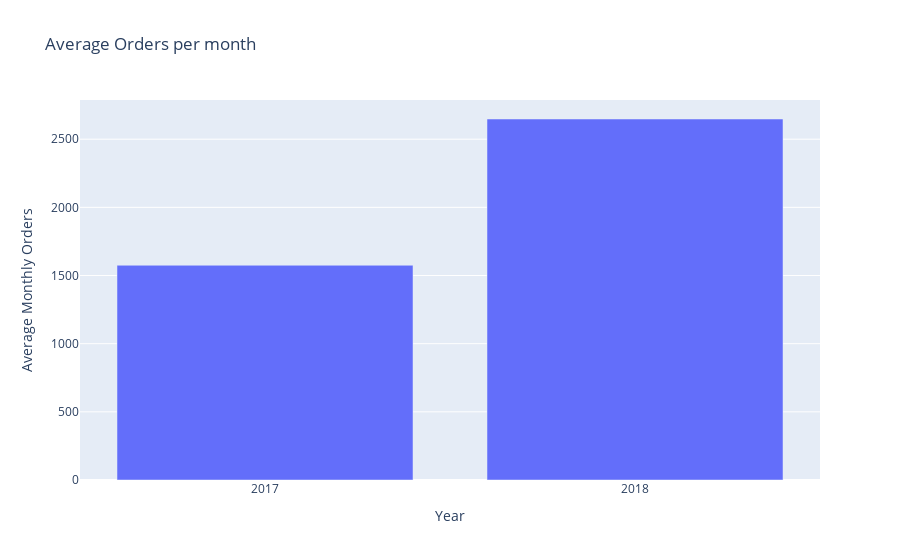

Notebook code cell kept with this figure:
### Code cell
# Group by both 'order_year' and 'order_month' and count the number of orders in each month
monthly_orders = cluster_0_df.groupby(['order_purchase_year', 'order_purchase_month']).size().reset_index(name='num_orders')

# Group by 'order_year' and calculate the average number of orders per month to two decimal places
average_monthly_orders = monthly_orders.groupby('order_purchase_year')['num_orders'].mean().reset_index(name='average_monthly_orders').round(2)

barplot(average_monthly_orders,
        x="order_purchase_year",
        y="average_monthly_orders",
        title="Average Orders per month",
        xaxis="Year", 
        yaxis="Average Monthly Orders")

### Figure 1 — Plotly figure (JSON) as saved in the notebook; plotly's stock layout.template omitted (floating-point values rounded to 4 significant figures)
{"data": [{"alignmentgroup": "True", "hovertemplate": "order_purchase_year=%{x}<br>average_monthly_orders=%{y}<extra></extra>", "legendgroup": "", "marker": {"color": "#636efa", "pattern": {"shape": ""}}, "name": "", "offsetgroup": "", "orientation": "v", "showlegend": false, "textposition": "auto", "type": "bar", "x": ["2017", "2018"], "xaxis": "x", "y": [1575.0, 2648.0], "yaxis": "y"}], "layout": {"autosize": true, "barmode": "relative", "legend": {"tracegroupgap": 0}, "title": {"text": "Average Orders per month"}, "xaxis": {"anchor": "y", "autorange": true, "domain": [0, 1], "range": [-0.5, 1.5], "title": {"text": "Year"}, "type": "category"}, "yaxis": {"anchor": "x", "autorange": true, "domain": [0, 1], "range": [0, 2787.0], "title": {"text": "Average Monthly Orders"}, "type": "linear"}}}
